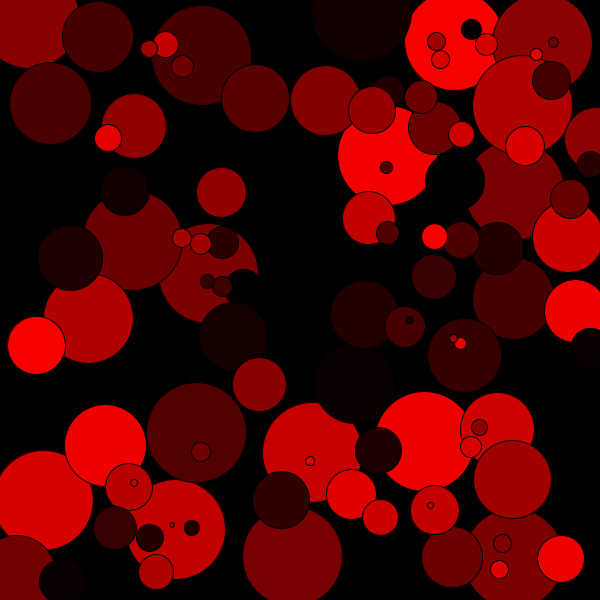
Frame 1 (no input)
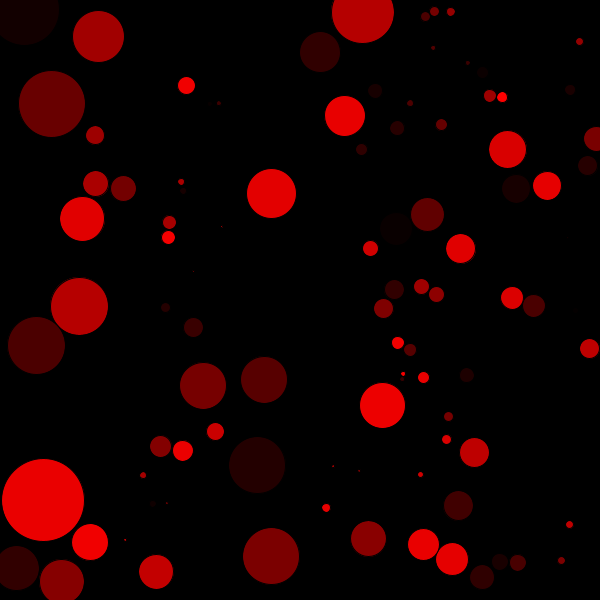
Frame 60 (the mouse pressed at the canvas centre just before this capture)
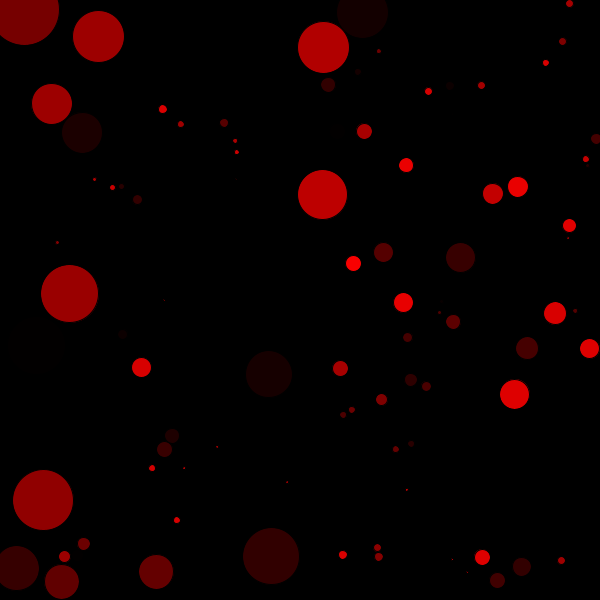
Frame 120 (the mouse held since frame 60 and released just before this capture)

The Processing sketch that drew these frames (run headless with seeded random() and noise(); from frame 60 on, the mouse is pressed at the canvas centre):

// Processing sketch: processing_167138
// ── processing_167138.pde

//Code by Kim Kohler with help from Antony Marefat and inpiration code by Yen-Chia Hsu


Ball[] ballList = new Ball[100];

void setup(){
smooth();
size(600,600);
for(int i=0; i < ballList.length; i++){
  ballList[i] = new Ball();
 
}
  

}

void draw(){
  background(0);

for(int i=0; i < ballList.length; i++){
  ballList[i].update();
  ballList[i].move();
  

  //check if balls overlap

  
    for(int j=i; j<ballList.length; j++)
    {
      if(i!=j)
      {
        float distance = dist(ballList[i].xPos,ballList[i].yPos,ballList[j].xPos,ballList[j].yPos);
        if(distance<=(ballList[i].rad+ballList[j].rad)/2+1)
        {
          
            ballList[i].rad = floor(distance);
          ballList[j].rad = floor(distance);
          
          }
         
        }
      }
    }
  }



class Ball{
 float xPos;
 float yPos;
 float rad;
 float xVel;
 float yVel;

 //This is a construction->
 Ball(){
  xPos= random(width);
  yPos = random(height);
  xVel= random(-1,1);
  yVel = random(-1,1);
  rad = 100;
 } 
  
  void update(){
  fill(random(255),random(0),random(0));
  ellipse(xPos, yPos, rad, rad);
  


  
  collisionLogic();
  
}
  void move(){
    xPos+=xVel;
    yPos+=yVel;
    }

void collisionLogic() {
  
   // walls
  if (yPos + rad >= height) {
    yVel *= random(-2);
    xVel *= random(2);
  }
 
  if (yPos - rad <= height-height) {
    yVel *= random(-2);
    xVel *= random(-2);
  }
  
  if (xPos + rad >= width) {
    xVel *= random(-2);
    yVel *=random(-2);
  }
 
  if (xPos - rad <= width-width) {
    xVel *= random(-2);
    yVel *= random(-2);
  }
}

}
  
